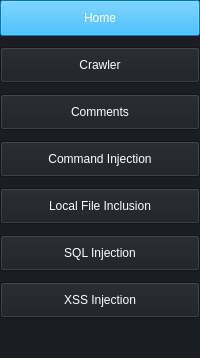
           <widget class="QFrame" name="frame_left_menu">
            <property name="sizePolicy">
             <sizepolicy hsizetype="Preferred" vsizetype="Preferred">
              <horstretch>0</horstretch>
              <verstretch>0</verstretch>
             </sizepolicy>
            </property>
            <property name="minimumSize">
             <size>
              <width>0</width>
              <height>0</height>
             </size>
            </property>
            <property name="maximumSize">
             <size>
              <width>16777215</width>
              <height>16777215</height>
             </size>
            </property>
            <property name="layoutDirection">
             <enum>Qt::LeftToRight</enum>
            </property>
            <property name="styleSheet">
             <string notr="true">background-color: rgb(27, 29, 35);</string>
            </property>
            <property name="frameShape">
             <enum>QFrame::NoFrame</enum>
            </property>
            <property name="frameShadow">
             <enum>QFrame::Raised</enum>
            </property>
            <layout class="QVBoxLayout" name="verticalLayout_2">
             <property name="spacing">
              <number>1</number>
             </property>
             <property name="leftMargin">
              <number>0</number>
             </property>
             <property name="topMargin">
              <number>0</number>
             </property>
             <property name="rightMargin">
              <number>0</number>
             </property>
             <property name="bottomMargin">
              <number>0</number>
             </property>
             <item>
              <widget class="QPushButton" name="pushButton_home">
               <property name="styleSheet">
                <string notr="true">padding:10px 15px;
color:white;
background-color:rgb(0, 170, 255);</string>
               </property>
               <property name="text">
                <string>Home</string>
               </property>
               <property name="icon">
                <iconset resource="../../../_github_open_sources/Simple_PySide_Base-master/files.qrc">
                 <normaloff>:/16x16/icons/16x16/cil-home.png</normaloff>:/16x16/icons/16x16/cil-home.png</iconset>
               </property>
              </widget>
             </item>
             <item>
              <spacer name="verticalSpacer_2">
               <property name="orientation">
                <enum>Qt::Vertical</enum>
               </property>
               <property name="sizeType">
                <enum>QSizePolicy::Fixed</enum>
               </property>
               <property name="sizeHint" stdset="0">
                <size>
                 <width>20</width>
                 <height>10</height>
                </size>
               </property>
              </spacer>
             </item>
             <item>
              <widget class="QPushButton" name="pushButton_crawler">
               <property name="styleSheet">
                <string notr="true">color:white;
padding:10px 15px;</string>
               </property>
               <property name="text">
                <string>Crawler</string>
               </property>
               <property name="icon">
                <iconset resource="../../../_github_open_sources/Simple_PySide_Base-master/files.qrc">
                 <normaloff>:/16x16/icons/16x16/cil-code.png</normaloff>:/16x16/icons/16x16/cil-code.png</iconset>
               </property>
              </widget>
             </item>
             <item>
              <spacer name="verticalSpacer_3">
               <property name="orientation">
                <enum>Qt::Vertical</enum>
               </property>
               <property name="sizeType">
                <enum>QSizePolicy::Fixed</enum>
               </property>
               <property name="sizeHint" stdset="0">
                <size>
                 <width>20</width>
                 <height>10</height>
                </size>
               </property>
              </spacer>
             </item>
             <item>
              <widget class="QPushButton" name="pushButton_comments">
               <property name="styleSheet">
                <string notr="true">color:white;
padding:10px 15px;</string>
               </property>
               <property name="text">
                <string>Comments</string>
               </property>
               <property name="icon">
                <iconset resource="../../../_github_open_sources/Simple_PySide_Base-master/files.qrc">
                 <normaloff>:/16x16/icons/16x16/cil-comment-square.png</normaloff>:/16x16/icons/16x16/cil-comment-square.png</iconset>
               </property>
              </widget>
             </item>
             <item>
              <spacer name="verticalSpacer_4">
               <property name="orientation">
                <enum>Qt::Vertical</enum>
               </property>
               <property name="sizeType">
                <enum>QSizePolicy::Fixed</enum>
               </property>
               <property name="sizeHint" stdset="0">
                <size>
                 <width>20</width>
                 <height>10</height>
                </size>
               </property>
              </spacer>
             </item>
             <item>
              <widget class="QPushButton" name="pushButton_commandInjection">
               <property name="styleSheet">
                <string notr="true">color:white;
padding:10px 15px;</string>
               </property>
               <property name="text">
                <string>Command Injection</string>
               </property>
               <property name="icon">
                <iconset resource="../../../_github_open_sources/Simple_PySide_Base-master/files.qrc">
                 <normaloff>:/16x16/icons/16x16/cil-cloud-upload.png</normaloff>:/16x16/icons/16x16/cil-cloud-upload.png</iconset>
               </property>
              </widget>
             </item>
             <item>
              <spacer name="verticalSpacer_5">
               <property name="orientation">
                <enum>Qt::Vertical</enum>
               </property>
               <property name="sizeType">
                <enum>QSizePolicy::Fixed</enum>
               </property>
               <property name="sizeHint" stdset="0">
                <size>
                 <width>20</width>
                 <height>10</height>
                </size>
               </property>
              </spacer>
             </item>
             <item>
              <widget class="QPushButton" name="pushButton_localFileInclusion">
               <property name="styleSheet">
                <string notr="true">color:white;
padding:10px 15px;</string>
               </property>
               <property name="text">
                <string>Local File Inclusion</string>
               </property>
               <property name="icon">
                <iconset resource="../../../_github_open_sources/Simple_PySide_Base-master/files.qrc">
                 <normaloff>:/16x16/icons/16x16/cil-file.png</normaloff>:/16x16/icons/16x16/cil-file.png</iconset>
               </property>
              </widget>
             </item>
             <item>
              <spacer name="verticalSpacer_6">
               <property name="orientation">
                <enum>Qt::Vertical</enum>
               </property>
               <property name="sizeType">
                <enum>QSizePolicy::Fixed</enum>
               </property>
               <property name="sizeHint" stdset="0">
                <size>
                 <width>20</width>
                 <height>10</height>
                </size>
               </property>
              </spacer>
             </item>
             <item>
              <widget class="QPushButton" name="pushButton_sqlInjection">
               <property name="styleSheet">
                <string notr="true">color:white;
padding:10px 15px;</string>
               </property>
               <property name="text">
                <string>SQL Injection</string>
               </property>
               <property name="icon">
                <iconset resource="../../../_github_open_sources/Simple_PySide_Base-master/files.qrc">
                 <normaloff>:/16x16/icons/16x16/cil-calendar-check.png</normaloff>:/16x16/icons/16x16/cil-calendar-check.png</iconset>
               </property>
              </widget>
             </item>
             <item>
              <spacer name="verticalSpacer_7">
               <property name="orientation">
                <enum>Qt::Vertical</enum>
               </property>
               <property name="sizeType">
                <enum>QSizePolicy::Fixed</enum>
               </property>
               <property name="sizeHint" stdset="0">
                <size>
                 <width>20</width>
                 <height>10</height>
                </size>
               </property>
              </spacer>
             </item>
             <item>
              <widget class="QPushButton" name="pushButton_stored_xssInjection">
               <property name="minimumSize">
                <size>
                 <width>0</width>
                 <height>0</height>
                </size>
               </property>
               <property name="styleSheet">
                <string notr="true">color:white;
padding:10px 15px;</string>
               </property>
               <property name="text">
                <string>XSS Injection</string>
               </property>
               <property name="icon">
                <iconset resource="../../../_github_open_sources/Simple_PySide_Base-master/files.qrc">
                 <normaloff>:/16x16/icons/16x16/cil-check-circle.png</normaloff>:/16x16/icons/16x16/cil-check-circle.png</iconset>
               </property>
              </widget>
             </item>
             <item>
              <spacer name="verticalSpacer">
               <property name="orientation">
                <enum>Qt::Vertical</enum>
               </property>
               <property name="sizeType">
                <enum>QSizePolicy::Expanding</enum>
               </property>
               <property name="sizeHint" stdset="0">
                <size>
                 <width>20</width>
                 <height>40</height>
                </size>
               </property>
              </spacer>
             </item>
            </layout>
           </widget>
